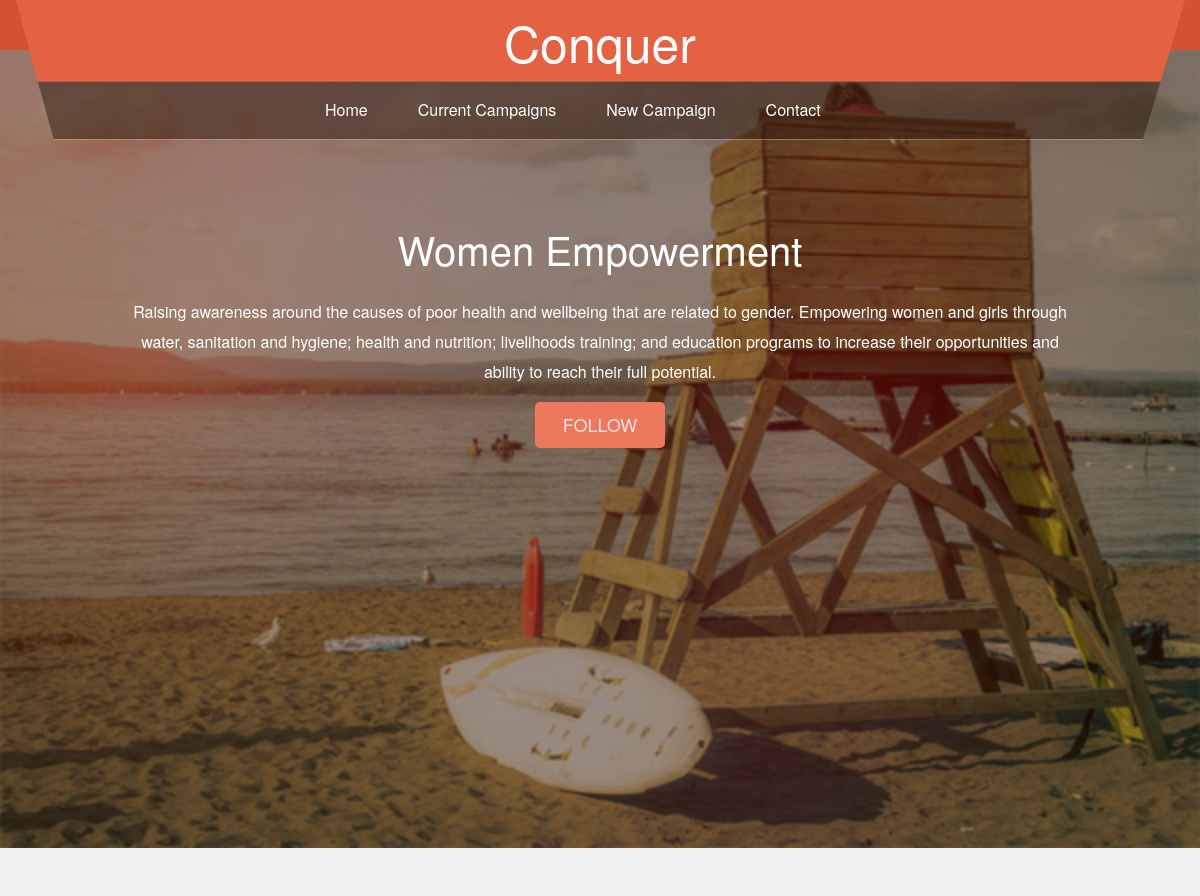
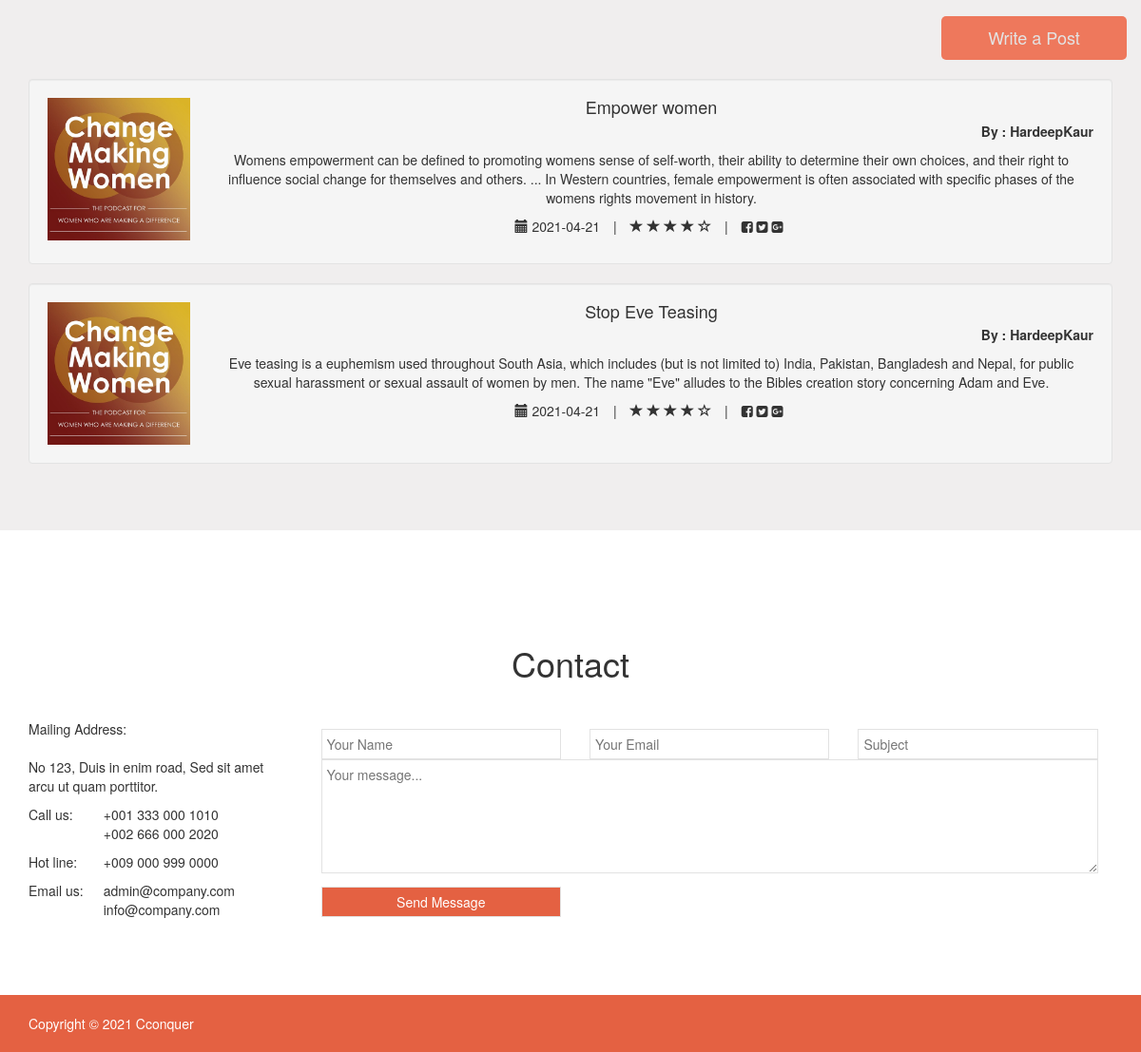
Screenshot of /campaign.php?id=3 (signed in) with the database file from the repository (2 pictures, top to bottom).
### tables this page shows
CREATE TABLE `tb_camp` (
  `camp_id` int(10) NOT NULL,
  `camp_name` varchar(200) NOT NULL,
  `camp_desc` varchar(1000) NOT NULL,
  `camp_by` varchar(10) NOT NULL,
  `camp_photo` varchar(30) NOT NULL,
  `camp_status` varchar(50) NOT NULL,
  `camp_date` date NOT NULL
);

CREATE TABLE `tb_post` (
  `post_id` int(20) NOT NULL,
  `post_title` varchar(300) NOT NULL,
  `post_desc` varchar(1000) NOT NULL,
  `post_by` varchar(80) NOT NULL,
  `post_camp` varchar(80) NOT NULL,
  `post_date` date NOT NULL DEFAULT current_timestamp(),
  `post_status` varchar(100) NOT NULL
);

CREATE TABLE `tb_register` (
  `id` int(11) NOT NULL,
  `first_name` varchar(250) NOT NULL,
  `last_name` varchar(250) NOT NULL,
  `email` varchar(250) NOT NULL,
  `password` varchar(250) NOT NULL,
  `phone` varchar(100) NOT NULL,
  `bio` varchar(500) NOT NULL,
  `status` int(100) NOT NULL DEFAULT 1
);

### campaign.php (the view, shortened to what this page needs)
<?php
include('include/header_s.php');
include('config.php');
?>
      </div>
    </div>
  </div>
  <div class="templatemo_headerimage">
    <div class="flexslider">
      <ul class="slides">
        <li><img src="images/slider/1.jpg" alt="Slide 1"></li>
      </ul>
    </div>
  </div>
  <?php
  $camp_photo = "";
    $idd = $_GET['id'];
      $query = "SELECT * FROM `tb_camp` WHERE camp_id = $idd";
      $result = mysqli_query($con, $query);
      while($row = $result->fetch_assoc()){
        $camp_photo = $row['camp_photo'];
      ?>
  <div class="slider-caption">
    <div class="templatemo_homewrapper">
      <div class="templatemo_hometitle"><?php echo $row['camp_name']; ?></div>
      <div class="templatemo_hometext"><?php echo $row['camp_desc']; ?></div>
      <div class="templatemo_homebutton">
      <?php
      $us_id = $_SESSION['user_id'];
      $queryy = "SELECT * FROM `tb_follower` WHERE `follow_camp_id` = $idd AND `follow_user_id` = $us_id";
      $check = mysqli_query($con, $queryy);
      if(mysqli_num_rows($check) < 1) {
        ?>
      <a href="follow.php?id=<?php echo $row['camp_id']; ?>">FOLLOW</a>
      <?php } else { ?>
      <a href="unfollow.php?id=<?php echo $row['camp_id']; ?>">UNFOLLOW</a>
      <?php } ?></div>
      </div>
  </div>
  <?php } ?>
<div class="templatemo_servicewrapper" id="templatemo_service_page">
  <div class="container">
  <div class="row"><div class="col-md-10"> <?php
        $querys = "SELECT * FROM `tb_post` WHERE `post_camp` = $idd";
        $results = mysqli_query($con,$querys);
        if(mysqli_num_rows($results) < 1)
        { ?>
            <h3 style="color:red;"> No Posts Here Yet ! Write a first post to get the campaign running !</h3>
        <? } ?></div><div class="templatemo_homebutton col-md-2"><a href="new_post.php?id=<?php echo $idd; ?>">Write a Post</a></div></div>
     <?
        while($rows = $results->fetch_assoc()) {
    ?>
  <div class="well">
      <div class="media">
      	<a class="pull-left" href="#">
    		<img class="media-object" src="uploads/<?php echo $camp_photo; ?>">
  		</a>
  		<div class="media-body">
    		<h4 class="media-heading"><?php echo $rows['post_title']; ?></h4>
          <p class="text-right"><b>
          <?php
                $user_d = $rows['post_by'];
                $querys = "SELECT * FROM `tb_register` WHERE id = $user_d";
                $resulted = mysqli_query($con,$querys);
                while($raws = $resulted->fetch_array()) {
                    echo "By : "; echo $raws['first_name'];  echo $raws['last_name'];
                }
                ?>
          </b></p>
          <p><?php echo $rows['post_desc']; ?></p>
          <ul class="list-inline list-unstyled">
  			<li><span><i class="glyphicon glyphicon-calendar"></i> <?php echo $rows['post_date']; ?> </span></li>
            <li>|</li>
            <li>
               <span class="glyphicon glyphicon-star"></span>
                        <span class="glyphicon glyphicon-star"></span>
                        <span class="glyphicon glyphicon-star"></span>
                        <span class="glyphicon glyphicon-star"></span>
                        <span class="glyphicon glyphicon-star-empty"></span>
            </li>
            <li>|</li>
            <li>
              <span><i class="fa fa-facebook-square"></i></span>
              <span><i class="fa fa-twitter-square"></i></span>
              <span><i class="fa fa-google-plus-square"></i></span>
            </li>
			</ul>
       </div>
        </div>
  </div>
  <?php } ?>
  </div>
<?php include('include/footer.php'); ?>
<link href="//netdna.bootstrapcdn.com/bootstrap/3.2.0/css/bootstrap.min.css" rel="stylesheet" id="bootstrap-css">
<link rel="stylesheet" href="http://cdnjs.cloudflare.com/ajax/libs/font-awesome/4.1.0/css/font-awesome.min.css"/>

### css/templatemo_misc.css (style rules this page uses)
.slides,.flex-control-nav,.flex-direction-nav { margin:0; padding:0; list-style:none; }
.flexslider { margin:0; padding:0; }
.flexslider .slides > li { display:none; -webkit-backface-visibility:hidden; }
.flexslider .slides img { width:100%; display:block; }
.slides:after { content:"\0020"; display:block; clear:both; visibility:hidden; line-height:0; height:0; }
.flexslider { margin:0 0 60px; background:#fff; position:relative; zoom:1; }
.flexslider .slides { zoom:1; }

### css/templatemo_style.css (style rules this page uses)
body { font:14px/1.85em 'Open Sans',Arial,Helvetice Neue,sans-serif; color:#888888; font-weight:300; font-style:normal; -webkit-font-smoothing:antialiased; -webkit-text-size-adjust:100%; }
a,a:hover,a:focus { text-decoration:none; -webkit-transition:all 150ms ease-in; -moz-transition:all 150ms ease-in; -o-transition:all 150ms ease-in; transition:all 150ms ease-in; }
h1,h2,h3,h4,h5,h6 { font-family:'Open Sans',Arial,Helvetice Neue,sans-serif; }
.templatemo_headerimage { width:100%; margin-top:50px; position:relative; }
.templatemo_headerimage img { width:100%; }
.templatemo_hometitle { text-align:center; margin-bottom:20px; }
.templatemo_hometext { text-align:center; margin:0 auto; }
.templatemo_homebutton { background:#ee785c; padding:15px 0; text-align:center; font-size:20px; border-radius:5px; width:150px; color:#e3e3e3; }
.templatemo_homebutton a { color:#e3e3e3; }
.templatemo_servicewrapper { background:#f0eeee; padding:50px 0 50px 0; width:100%; text-align:center; }
.flexslider ul { padding:0; }
.flexslider ul li { padding:0; }
.slider-caption { position:absolute; vertical-align:middle; width:100%; text-align:center; z-index:8; color:#fff; top:180px; }
.flexslider { background-color:#371604; overflow:hidden; margin:0; }
.flexslider img { position:relative; opacity:0.5; width:100%; z-index:7; }
@media (min-width:768px) { .templatemo_headerimage { margin-top:35px; } }
@media (min-width:992px) { .templatemo_headerimage { margin-top:50px; } }
@media (min-width:992px) { .templatemo_homewrapper { display:block; } }
@media (min-width:992px) { .templatemo_homewrapper { top:0%; width:100%; } }
@media (min-width:992px) { .templatemo_hometitle { font-size:26px; margin-top:10px; } }
@media (min-width:992px) { .templatemo_hometext { text-align:center; font-size:16px; margin:0 auto; width:90%; } }
@media (min-width:992px) { .templatemo_homebutton { margin:40px auto 0 auto; padding:10px 0; font-size:18px; width:130px; } }
@media (min-width:1200px) { .templatemo_homewrapper { top:0%; width:100%; } }
@media (min-width:1200px) { .templatemo_hometitle { font-size:40px; margin-top:40px; } }
@media (min-width:1200px) { .templatemo_hometext { text-align:center; font-size:16px; margin:0 auto; width:80%; line-height:30px; } }
@media (min-width:1200px) { .templatemo_homebutton { margin:40px auto 20px auto; font-size:18px; } }

### css/styles.css (style rules this page uses)
ol,ul { list-style:none; }
strong,b { font-weight:bold; }
em,i { font-style:italic; }
img { border:0; max-width:100%; }

### campaign.php (style rules this page uses)
.media-object { max-height: 150px; max-width: 150px; }
.templatemo_homebutton { margin: 15px auto 20px auto; }

### rows the page displays
tb_camp: camp_name "Women Empowerment", camp_desc "Raising awareness around the causes of poor health and wellbeing that are related to gender. Empowering women and girls through water, sanitation and hygiene; health and nutrition; livelihoods training; and education programs to increase their opportunities and ability to reach their full potential."
tb_post: tb_camp.camp_photo (picture), post_title "Empower women", post_desc "Womens empowerment can be defined to promoting womens sense of self-worth, their ability to determine their own choices, and their right to influence social change for themselves and others. ... In Western countries, female empowerment is often associated with specific phases of the womens rights movement in history.", post_date "2021-04-21"
tb_register: first_name "Hardeep", last_name "Kaur"
tb_post: tb_camp.camp_photo (picture), post_title "Stop Eve Teasing", post_desc "Eve teasing is a euphemism used throughout South Asia, which includes (but is not limited to) India, Pakistan, Bangladesh and Nepal, for public sexual harassment or sexual assault of women by men. The name \"Eve\" alludes to the Bibles creation story concerning Adam and Eve.", post_date "2021-04-21"
